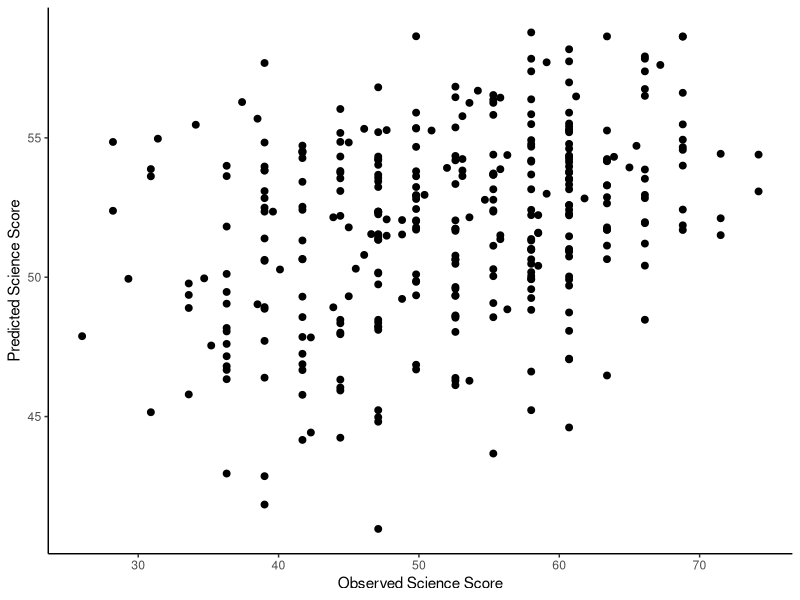
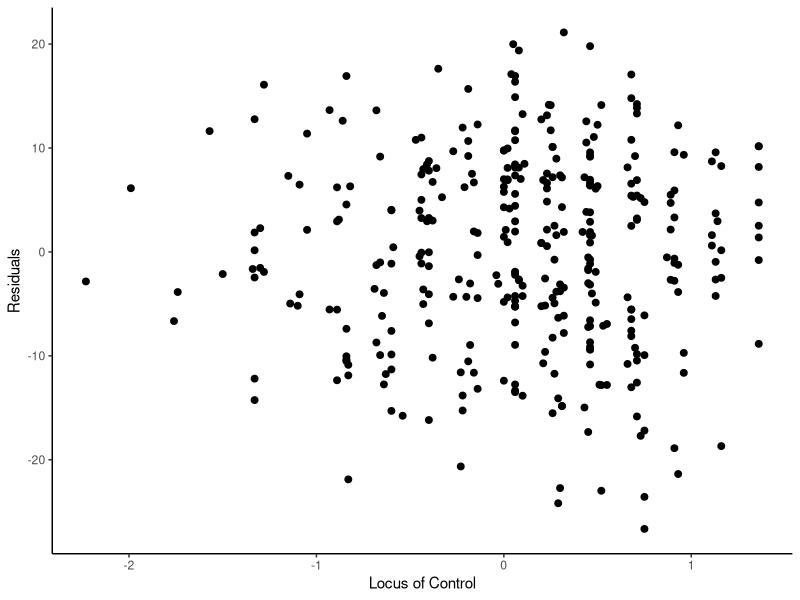
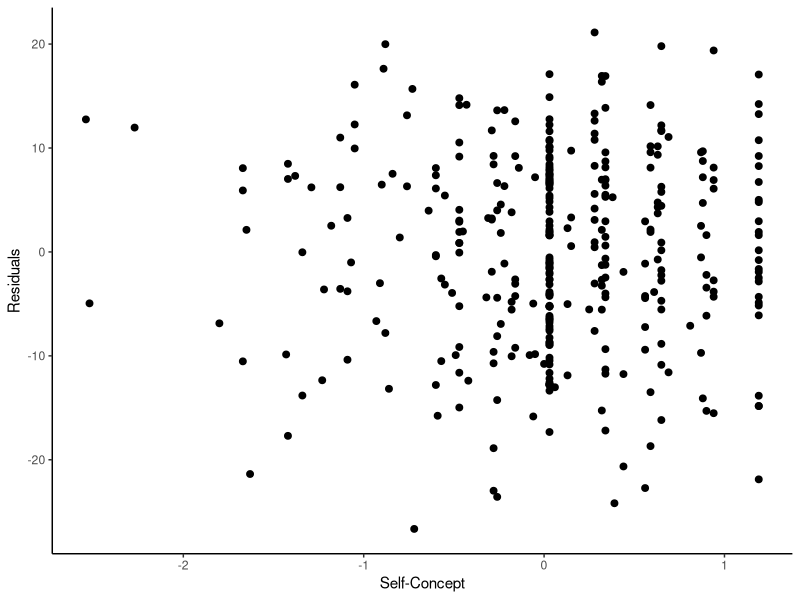
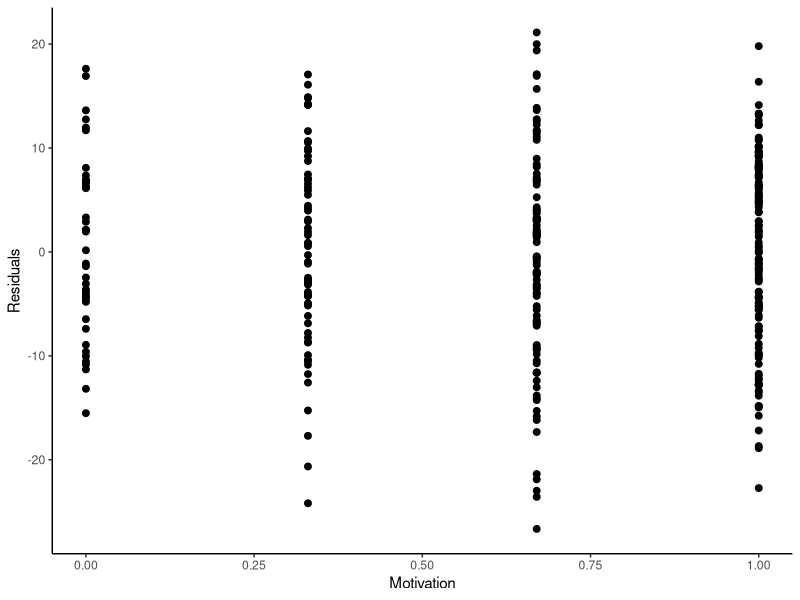
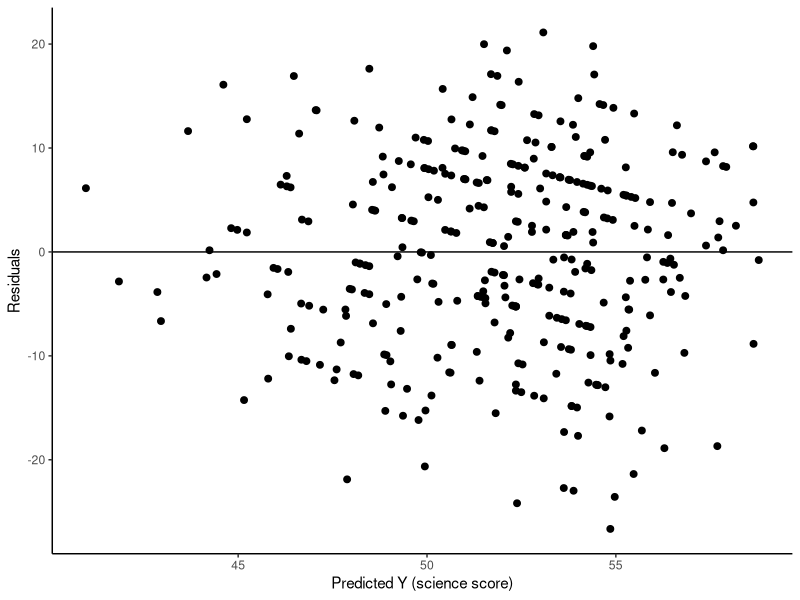
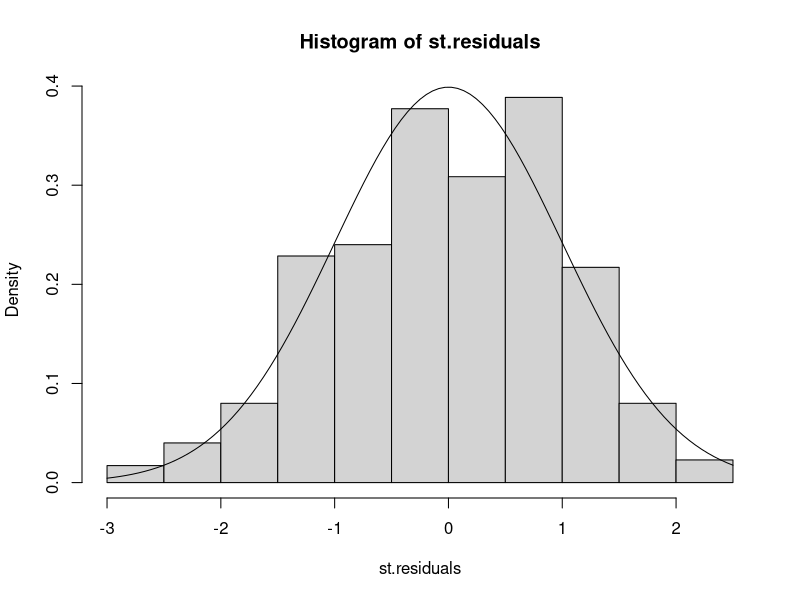
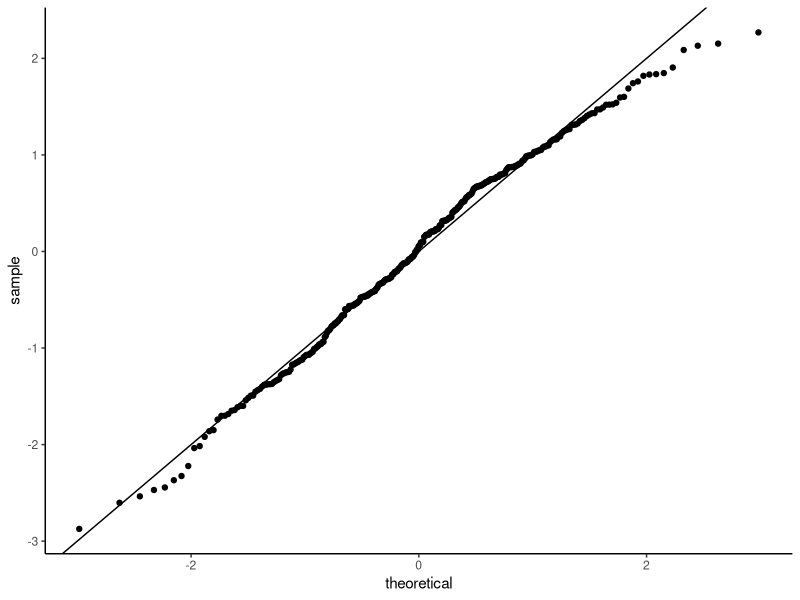

The R source for these figures, in order:
## ---- chunk 1
chooseCRANmirror(graphics=FALSE, ind=1)
install.packages("knitr")
knitr::opts_chunk$set(echo = TRUE)
knitr::opts_chunk$set(dev = 'pdf')
install.packages("ggplot2")
library(ggplot2)
install.packages("car", dependencies=TRUE)
install.packages("pls")
library(pls)
library(car) 
library(MASS)

## ---- chunk 2
getwd()
setwd("C:/Users/ahmadi/Documents/Courses/EDMS646/EDMS646_Spring_2017/Hwk3")
hsb1.data <- read.table ("HSB1.csv", header = TRUE, na.strings="-99", sep = ",")
summary(hsb1.data)
head(hsb1.data)
tail(hsb1.data)
## ---- chunk 3
hsb1.lm <- lm(science~locus + concept + mot, data=hsb1.data)
summary(hsb1.lm)
names(hsb1.lm)
## ---- chunk 4
anova(hsb1.lm)
## ---- chunk 5


#plot: Observed Y vs predicted Y 
ggplot(hsb1.data, aes(science, fitted.values(hsb1.lm)))+ geom_point(size = 2) + xlab("Observed Science Score") + ylab("Predicted Science Score") +
   theme(
        panel.grid.major = element_blank(),
        panel.grid.minor = element_blank(),
        panel.background = element_blank(),
        panel.border = element_blank(),
        axis.line = element_line(),
        axis.ticks = element_line(),
     )

#Plot: Residuals vs X
ggplot(hsb1.data, aes(locus, residuals(hsb1.lm)))+ geom_point(size = 2) + xlab("Locus of Control") + ylab("Residuals") +
   theme(
        panel.grid.major = element_blank(),
        panel.grid.minor = element_blank(),
        panel.background = element_blank(),
        panel.border = element_blank(),
        axis.line = element_line(),
        axis.ticks = element_line(),
     )

ggplot(hsb1.data, aes(concept, residuals(hsb1.lm)))+ geom_point(size = 2) + xlab("Self-Concept") + ylab("Residuals") +
   theme(
        panel.grid.major = element_blank(),
        panel.grid.minor = element_blank(),
        panel.background = element_blank(),
        panel.border = element_blank(),
        axis.line = element_line(),
        axis.ticks = element_line(),
     )

ggplot(hsb1.data, aes(mot, residuals(hsb1.lm)))+ geom_point(size = 2) + xlab("Motivation") + ylab("Residuals") +
   theme(
        panel.grid.major = element_blank(),
        panel.grid.minor = element_blank(),
        panel.background = element_blank(),
        panel.border = element_blank(),
        axis.line = element_line(),
        axis.ticks = element_line(),
     )

#Plot: Resisulas vs Predicted Y 
ggplot(hsb1.data, aes(fitted.values(hsb1.lm), residuals(hsb1.lm)))+ geom_point(size = 2) + xlab("Predicted Y (science score)") + ylab("Residuals") + geom_hline(yintercept = 0) +
   theme(
        panel.grid.major = element_blank(),
        panel.grid.minor = element_blank(),
        panel.background = element_blank(),
        panel.border = element_blank(),
        axis.line = element_line(),
        axis.ticks = element_line(),
     )



# getting stadardized residuals
st.residuals <- stdres(hsb1.lm)
# create residuals hist 
hist(st.residuals, freq = FALSE)
curve(dnorm, add = TRUE)


# get probability distribution for residuals
# probDist <- pnorm(st.residuals)
# create PP plot
# plot(ppoints(length(st.residuals)), sort(probDist), main="PP Plot", xlab = "Observed Probability", ylab = "Expected Probability")
#add diagonal line
# abline(0,1) 

# create PP plot
ggplot(hsb1.data, aes(sample = st.residuals))+ stat_qq() + geom_abline(intercept = 0, slope = 1) +
   theme(
        panel.grid.major = element_blank(),
        panel.grid.minor = element_blank(),
        panel.background = element_blank(),
        panel.border = element_blank(),
        axis.line = element_line(),
        axis.ticks = element_line(),
     )
